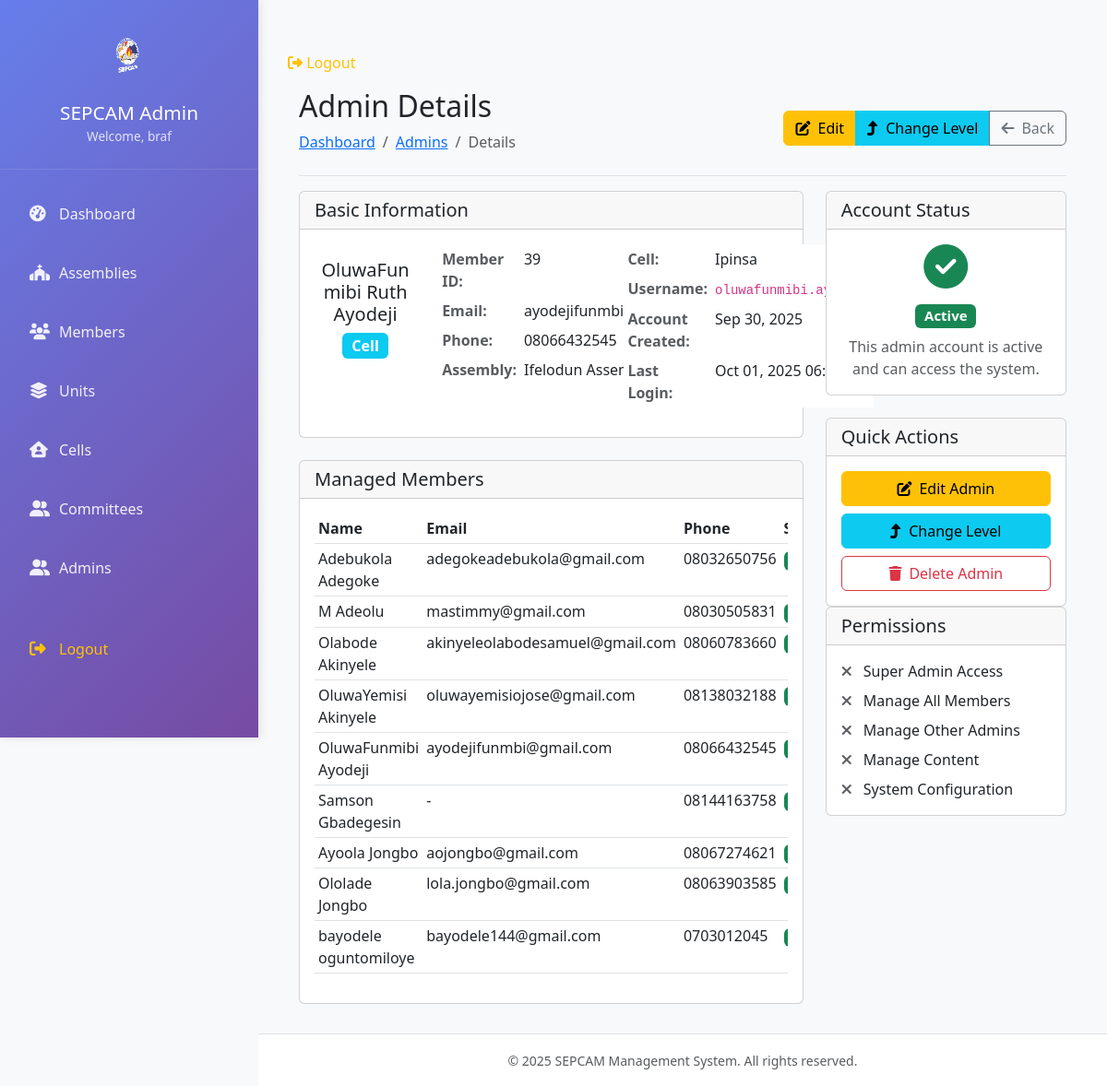
The page /admins/2/ (signed in) on the database as committed earlier.
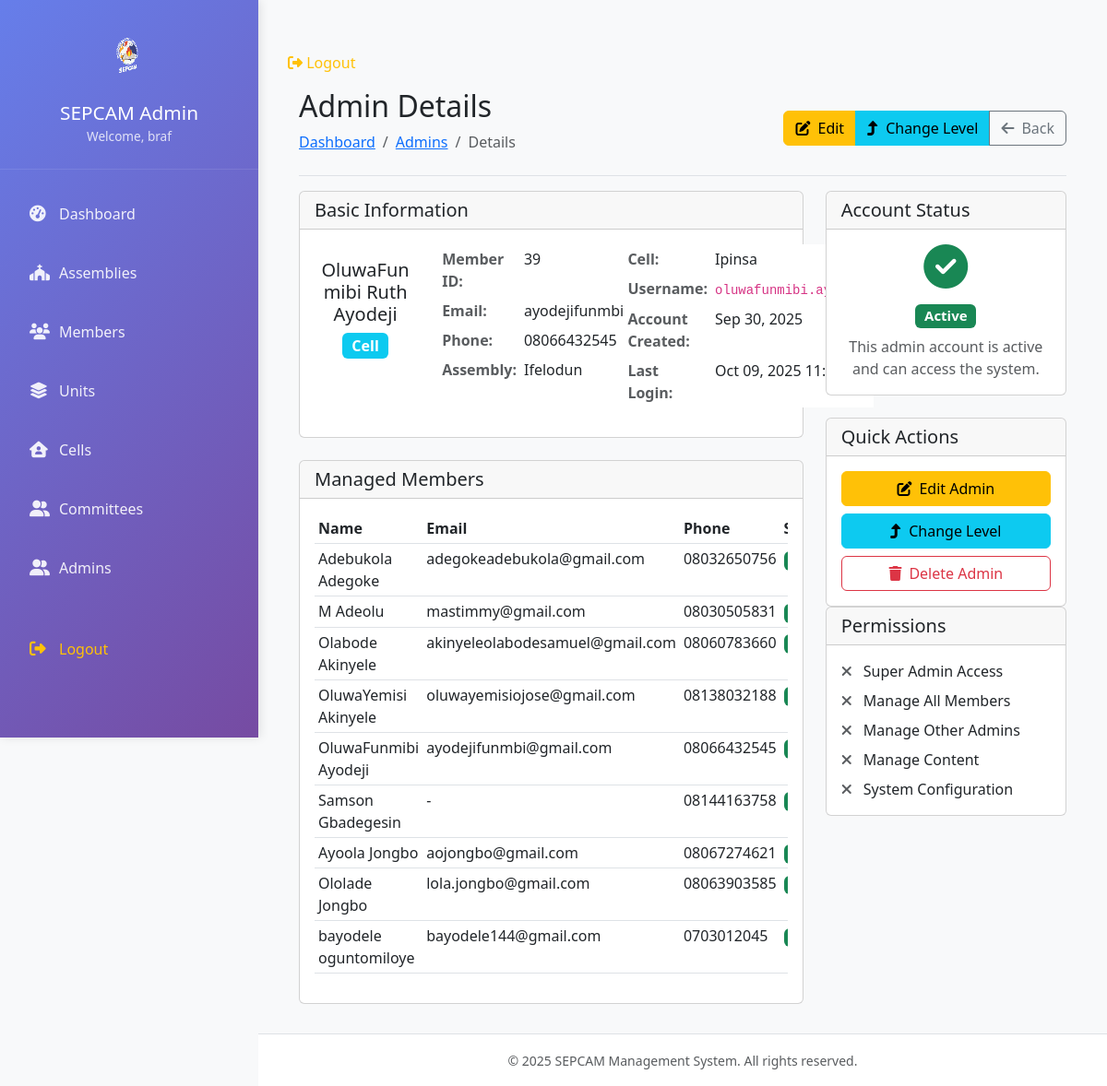
The same page on the database as committed later.
### core/models.py (models this page shows, shortened)
class Admin(models.Model):
    ADMIN_TYPE_CHOICES = [
        ("SUPERADMIN", "Super Admin"),
        ("Cell", "Cell"),
        ("MODERATOR", "Moderator"),
        ("Inventory", "Inventory"),
    ]
    member = models.OneToOneField(
        Member, on_delete=models.CASCADE, related_name="admin_profile"
    )
    assembly = models.ForeignKey(
        Assembly, on_delete=models.CASCADE, related_name="admins"
    )
    level = models.CharField(max_length=100, choices=ADMIN_TYPE_CHOICES, default="Cell")
    cell = models.ForeignKey(
        Cell,
        on_delete=models.CASCADE,
        related_name="cell_admins",
        null=True,
        blank=True,
    )
    user_account = models.OneToOneField(
        User,
        on_delete=models.CASCADE,
        related_name="admin_account",
        null=True,
        blank=True,
    )
    @property
    def is_superadmin(self):
        return self.level == "SUPERADMIN"
    @property
    def is_cell_admin(self):
        return self.level == "Cell"
    @property
    def is_moderator(self):
        return self.level == "MODERATOR"
    @property
    def is_inventory_admin(self):
        return self.level == "Inventory"
    def get_managed_members(self):
        if self.is_superadmin:
            return Member.objects.filter(assembly=self.assembly)
        elif self.is_cell_admin and self.cell:
            return Member.objects.filter(assembly=self.assembly, cell=self.cell)
        elif self.is_moderator:
            return Member.objects.filter(assembly=self.assembly)
        else:
            return Member.objects.none()
    def get_full_name(self):
        return self.member.get_full_name()

class Assembly(models.Model):
    name = models.CharField(max_length=200)
    description = models.TextField(blank=True)
    founded_date = models.DateField(null=True, blank=True)
    website = models.URLField(blank=True)
    email = models.EmailField(blank=True)
    phone = models.CharField(max_length=20, blank=True)
    street_address = models.CharField(max_length=200)
    city = models.CharField(max_length=100)
    state = models.CharField(max_length=100)
    country = models.CharField(max_length=100, default="Nigeria")
    zip_code = models.CharField(max_length=20, blank=True)
    latitude = models.DecimalField(
        max_digits=9, decimal_places=6, null=True, blank=True
    )
    longitude = models.DecimalField(
        max_digits=9, decimal_places=6, null=True, blank=True
    )
    facebook_url = models.URLField(blank=True)
    twitter_url = models.URLField(blank=True)
    instagram_url = models.URLField(blank=True)
    youtube_url = models.URLField(blank=True)
    is_active = models.BooleanField(default=True)
    created_at = models.DateTimeField(auto_now_add=True)
    updated_at = models.DateTimeField(auto_now=True)
    class Meta:
        verbose_name_plural = "Assemblies"
        ordering = ["name"]

class Member(models.Model):
    GENDER_CHOICES = [
        ("M", "Male"),
        ("F", "Female"),
        ("O", "Other"),
    ]
    MARITAL_STATUS_CHOICES = [
        ("SINGLE", "Single"),
        ("MARRIED", "Married"),
        ("DIVORCED", "Divorced"),
        ("WIDOWED", "Widowed"),
        ("SEPARATED", "Separated"),
    ]
    MEMBERSHIP_STATUS_CHOICES = [
        ("ACTIVE", "Active"),
        ("INACTIVE", "Inactive"),
        ("VISITOR", "Visitor"),
        ("NEW_MEMBER", "New Member"),
        ("TRANSFERRED", "Transferred"),
    ]
    assembly = models.ForeignKey(
        Assembly, on_delete=models.CASCADE, related_name="members"
    )
    first_name = models.CharField(max_length=100)
    last_name = models.CharField(max_length=100)
    middle_name = models.CharField(max_length=100, blank=True)
    date_of_birth = models.DateField(null=True, blank=True)
    gender = models.CharField(max_length=10, choices=GENDER_CHOICES)
    marital_status = models.CharField(
        max_length=10, choices=MARITAL_STATUS_CHOICES, blank=True
    )
    month_of_birth = models.CharField(max_length=20, null=True, blank=True)
    email = models.EmailField(blank=True)
    phone = models.CharField(max_length=20, blank=True)
    address = models.TextField(blank=True)
    emergency_contact_name = models.CharField(max_length=200, blank=True)
    emergency_contact_phone = models.CharField(max_length=20, blank=True)
    unit = models.ForeignKey(
        Unit, on_delete=models.SET_NULL, null=True, blank=True, related_name="members"
    )
    other_unit = models.ForeignKey(
        Unit,
        on_delete=models.SET_NULL,
        null=True,
        blank=True,
        related_name="other_unit_members",
    )
    membership_status = models.CharField(
        max_length=15, choices=MEMBERSHIP_STATUS_CHOICES, default="ACTIVE"
    )
    membership_date = models.DateField(null=True, blank=True)
    cell = models.ForeignKey(Cell, on_delete=models.SET_NULL, null=True, blank=True)
    baptism_date = models.DateField(null=True, blank=True)
    confirmation_date = models.DateField(null=True, blank=True)
    photo = models.ImageField(upload_to="member_photos/", null=True, blank=True)
    created_at = models.DateTimeField(auto_now_add=True)
    updated_at = models.DateTimeField(auto_now=True)
    def get_full_name(self):
        return f"{self.first_name} {self.middle_name + ' ' if self.middle_name else ''}{self.last_name}"
    class Meta:
        ordering = ["last_name", "first_name"]

class Cell(models.Model):
    name = models.CharField(max_length=200)
    created_at = models.DateField()

### core/adminviews.py (the view)
# urls.py: path("admins/<int:pk>/", adminviews.admin_detail, name="admin_detail"),
@login_required
def admin_detail(request, pk):
    admin = get_object_or_404(Admin, pk=pk)
    current_user_admin = getattr(request.user, "admin_account", None)
    if not current_user_admin or (
        current_user_admin != admin and not current_user_admin.is_superadmin
    ):
        messages.error(request, "You don't have permission to view this admin profile.")
        return redirect("dashboard")
    managed_members = admin.get_managed_members()
    context = {
        "admin_profile": admin,
        "managed_members": managed_members[:10],
    }
    return render(request, "admins/admin_detail.html", context)

### core/templates/admins/admin_detail.html (shortened to what the changed rows need)
{% extends 'base.html' %}
{% load static %}
{% block content %}
<div class="container-fluid">
    <div
        class="d-flex justify-content-between flex-wrap flex-md-nowrap align-items-center pt-3 pb-2 mb-3 border-bottom">
        <div>
            <h1 class="h2">Admin Details</h1>
        </div>
    </div>
    <div class="row">
        <div class="col-lg-8">
            <div class="card mb-4">
                <div class="card-body">
                    <div class="row">
                        <div class="col-md-3 text-center mb-4">
                            <h5>{{ admin_profile.get_full_name }}</h5>
                            <span
                                class="badge bg-{% if admin_profile.is_superadmin %}danger{% elif admin_profile.is_moderator %}warning{% else %}info{% endif %} fs-6">
                                {{ admin_profile.get_level_display }}
                            </span>
                        </div>
                        <div class="col-md-9">
                            <div class="row">
                                <div class="col-md-6">
                                    <table class="table table-sm table-borderless">
                                        <tr>
                                            <th class="text-muted">Member ID:</th>
                                            <td>{{ admin_profile.member.id }}</td>
                                        </tr>
                                        <tr>
                                            <th class="text-muted">Email:</th>
                                            <td>{{ admin_profile.member.email }}</td>
                                        </tr>
                                        <tr>
                                            <th class="text-muted">Phone:</th>
                                            <td>{{ admin_profile.member.phone|default:"-" }}</td>
                                        </tr>
                                        <tr>
                                            <th class="text-muted">Assembly:</th>
                                            <td>{{ admin_profile.assembly.name }}</td>
                                        </tr>
                                    </table>
                                </div>
                                <div class="col-md-6">
                                    <table class="table table-sm table-borderless">
                                        <tr>
                                            <th class="text-muted">Cell:</th>
                                            <td>{{ admin_profile.cell.name|default:"-" }}</td>
                                        </tr>
                                        <tr>
                                            <th class="text-muted">Username:</th>
                                            <td><code>{{ admin_profile.user_account.username }}</code></td>
                                        </tr>
                                        <tr>
                                            <th class="text-muted">Account Created:</th>
                                            <td>{{ admin_profile.user_account.date_joined|date:"M d, Y" }}</td>
                                        </tr>
                                        <tr>
                                            <th class="text-muted">Last Login:</th>
                                            <td>{{ admin_profile.user_account.last_login|default_if_none:"Never"|date:"M d, Y H:i" }}</td>
                                        </tr>
                                    </table>
                                </div>
                            </div>
                        </div>
                    </div>
                </div>
            </div>
            <div class="card">
                <div class="card-body">
                    {% if managed_members %}
                    <div class="table-responsive">
                        <table class="table table-sm">
                            <thead>
                                <tr>
                                    <th>Name</th>
                                    <th>Email</th>
                                    <th>Phone</th>
                                    <th>Status</th>
                                </tr>
                            </thead>
                        </table>
                    </div>
                    {% else %}
                    <p class="text-muted text-center py-3">No members are currently managed by this admin.</p>
                    {% endif %}
                </div>
            </div>
        </div>
    </div>
</div>
{% endblock %}

Rows that differ between the two databases and show on the page:
changed through a linked row, Admin "Cell": assembly.name "Ifelodun Assembly" → "Ifelodun"; user_account.last_login "Oct 01, 2025 06:24" → "Oct 09, 2025 11:11"
